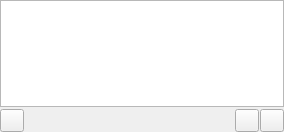
<?xml version="1.0" encoding="UTF-8"?>
<ui version="4.0">
 <class>FolderPage</class>
 <widget class="QWidget" name="FolderPage">
  <property name="geometry">
   <rect>
    <x>0</x>
    <y>0</y>
    <width>284</width>
    <height>132</height>
   </rect>
  </property>
  <layout class="QVBoxLayout" name="vlayout">
   <property name="spacing">
    <number>2</number>
   </property>
   <property name="leftMargin">
    <number>0</number>
   </property>
   <property name="topMargin">
    <number>0</number>
   </property>
   <property name="rightMargin">
    <number>0</number>
   </property>
   <property name="bottomMargin">
    <number>0</number>
   </property>
   <item>
    <widget class="ItemView" name="view"/>
   </item>
   <item>
    <layout class="QHBoxLayout" name="hlayout">
     <property name="spacing">
      <number>1</number>
     </property>
     <property name="leftMargin">
      <number>0</number>
     </property>
     <property name="topMargin">
      <number>0</number>
     </property>
     <property name="rightMargin">
      <number>0</number>
     </property>
     <property name="bottomMargin">
      <number>0</number>
     </property>
     <item>
      <widget class="ToolButton" name="libraryUpdate"/>
     </item>
     <item>
      <spacer name="horizontalSpacer_2">
       <property name="orientation">
        <enum>Qt::Horizontal</enum>
       </property>
       <property name="sizeHint" stdset="0">
        <size>
         <width>191</width>
         <height>20</height>
        </size>
       </property>
      </spacer>
     </item>
     <item>
      <widget class="SizeWidget" name="sizeWidget"/>
     </item>
     <item>
      <widget class="ToolButton" name="addToPlayQueue"/>
     </item>
     <item>
      <widget class="ToolButton" name="replacePlayQueue"/>
     </item>
    </layout>
   </item>
  </layout>
 </widget>
 <customwidgets>
  <customwidget>
   <class>ItemView</class>
   <extends>QTreeView</extends>
   <header>itemview.h</header>
  </customwidget>
  <customwidget>
   <class>ToolButton</class>
   <extends>QToolButton</extends>
   <header>toolbutton.h</header>
  </customwidget>
  <customwidget>
   <class>SizeWidget</class>
   <extends>QWidget</extends>
   <header>sizewidget.h</header>
  </customwidget>
 </customwidgets>
 <resources/>
 <connections/>
</ui>
